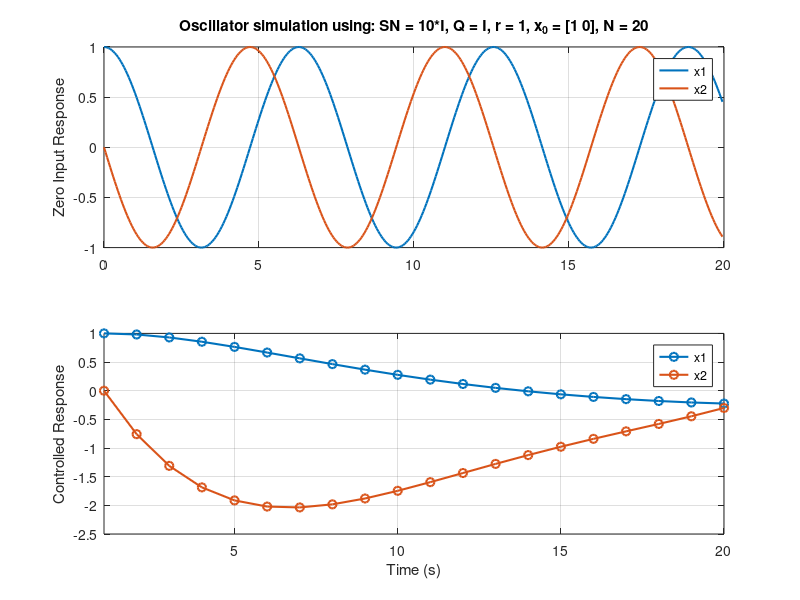
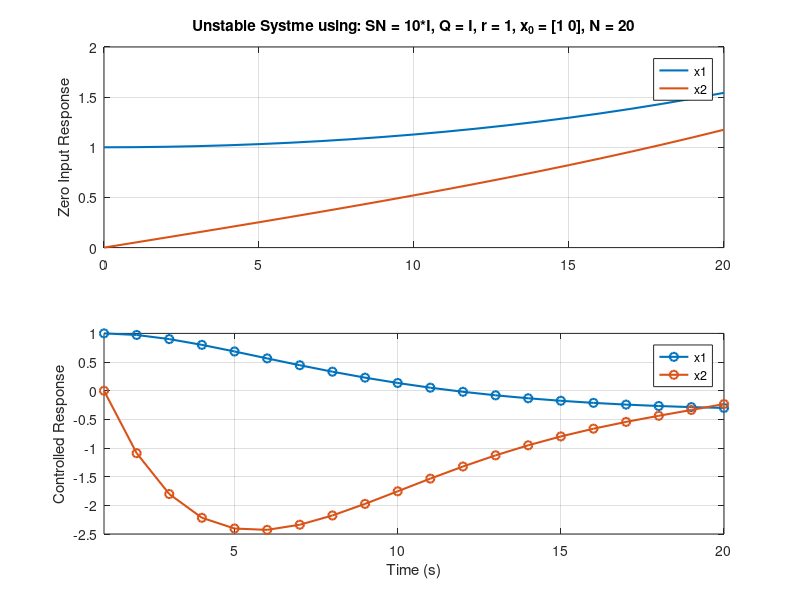

Reproduce these figures in MATLAB, in order.
clear all; clc; close all;
%% 2.3-1
% Zero input dynamics
w_n = 1;
A = [0 1;-(w_n^2) 0];
B = [0;1];
C = eye(2);
D = zeros(2,1);
T = 0.05; % sampling rate (s)
N = 20; % 10 steps
time = 0:T:N ; % run for 10 seconds

U_zero = zeros(1,N);
U = kron(U_zero, ones(1,20));
x_0 = [1 0]';
sys = ss(A,B,C,D);
[x_zeroinput,t,X_zero]=lsim(sys,U,time(1:end-1),x_0);


% Optimal controls
A_s = [cos(w_n*T)       sin(w_n*T)/w_n; 
       -w_n*sin(w_n*T)  cos(w_n*T)];
B_s = [(1-cos(w_n*T))/(w_n^2); 
        sin(w_n*T)/w_n];
S_new = 10*eye(2);
Q = eye(2);
r = 1;
K = [];
u_k = [];
for i = 1:N
    delta = (B_s'*S_new*B_s+r);
    K_i = B'*S_new*A_s/delta;
    K = [K_i;K];
    S_new = (A_s)'*S_new*(A_s-B_s*K(i,:))+Q;
end
x_traj = [x_0];
u = [];
% propagating state using digital controls
for i = 1:N
    u(i) = -K(i,:)*x_traj(:,i);
    x_traj(:, i+1) = A_s*x_traj(:,i)+B_s*u(i);
end

% plotting
figure
subplot(2,1,2)
plot(1:N+1,x_traj(1,:),'o-', 'Linewidth',1.5)
hold on
plot(1:N+1,x_traj(2,:),'o-', 'Linewidth',1.5)
xlim([1 N])
grid on
ylabel("Controlled Response")
xlabel('Time (s)')
legend('x1','x2')

subplot(2,1,1)
plot(time(1:end-1),x_zeroinput(:,1),'Linewidth',1.5)
hold on
plot(time(1:end-1),x_zeroinput(:,2),'Linewidth',1.5)
ylabel("Zero Input Response")
grid on

legend('x1','x2')

title('Oscillator simulation using: SN = 10*I, Q = I, r = 1, x_0 = [1 0], N = 20')

%% 2.3-2
a = w_n;

A = [0 1;(a^2) 0];
B = [0;1];
U_zero = zeros(1,N);
U = kron(U_zero, ones(1,20));
x_0 = [1 0]';
sys = ss(A,B,C,D);
[x_zeroinput,t,X_zero]=lsim(sys,U,time(1:end-1),x_0);
S_new = 10*eye(2);

A_s = [cosh(a*T)     sinh(a*T)/a;
        a*sinh(a*T)  cosh(a*T)];
B_s = [(cosh(a*T)-1)/(a^2);
        sinh(a*T)/a];
for i = 1:N
    delta = (B_s'*S_new*B_s+r);
    K_i = B'*S_new*A_s/delta;
    K = [K_i;K];
    S_new = (A_s)'*S_new*(A_s-B_s*K(i,:))+Q;
end

x_traj = [x_0];
u = [];
% propagating state using digital controls
for i = 1:N
    u(i) = -K(i,:)*x_traj(:,i);
    x_traj(:, i+1) = A_s*x_traj(:,i)+B_s*u(i);
end
x_noinput = [x_0];
for i=1:N
    x_noinput(:,i+1) = A_s*x_noinput(:,i);
end


% plotting
figure
subplot(2,1,2)
plot(1:N+1,x_traj(1,:),'o-', 'Linewidth',1.5)
hold on
plot(1:N+1,x_traj(2,:),'o-', 'Linewidth',1.5)
xlim([1 N])
grid on
ylabel("Controlled Response")
xlabel('Time (s)')
legend('x1','x2')

subplot(2,1,1)
plot(0:N,x_noinput(1,:),'Linewidth',1.5)
hold on
plot(0:N,x_noinput(2,:),'Linewidth',1.5)
ylabel("Zero Input Response")
grid on
legend('x1','x2')
title('Unstable Systme using: SN = 10*I, Q = I, r = 1, x_0 = [1 0], N = 20')
